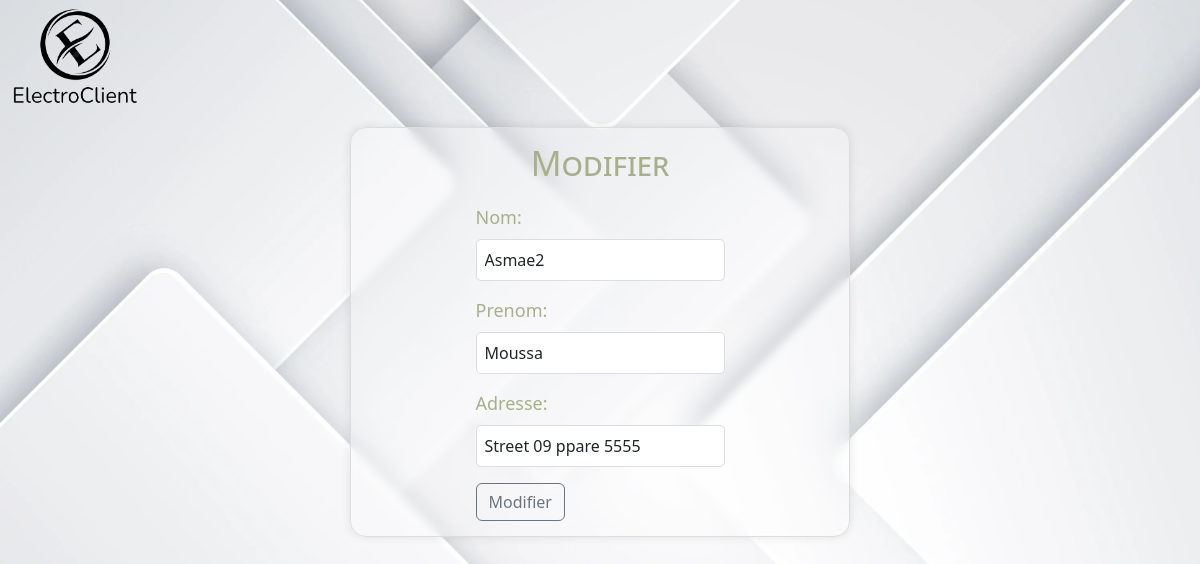
The app's page /modify.php?id=1 with its own data.
### tables this page shows
CREATE TABLE `client` (
  `id_client` int(11) NOT NULL,
  `nom` varchar(100) NOT NULL,
  `prenom` varchar(100) NOT NULL,
  `adresse` varchar(200) NOT NULL,
  `username` varchar(100) NOT NULL,
  `password` varchar(100) NOT NULL
);

### modify.php (the view, shortened to what this page needs)
<!DOCTYPE html>
<html lang="en">
<head>
    <link href="https://cdn.jsdelivr.net/npm/bootstrap@5.3.3/dist/css/bootstrap.min.css" rel="stylesheet"
>
</head>
<body>
    <?php
    $host = 'localhost';
    $dbname = 'gestionclfr';
    $username = 'root';
    $password = '';
    try {
        $conn = new PDO("mysql:host=$host;dbname=$dbname", $username, $password);
        $conn->setAttribute(PDO::ATTR_ERRMODE, PDO::ERRMODE_EXCEPTION);
        $id = isset($_GET['id']) ? $_GET['id'] : "";
        if ($id) {
            $stmt = $conn->prepare("SELECT * FROM client where id_client = :id");
            $stmt->bindParam(':id', $id);
            $stmt->execute();
            $client = $stmt->fetch(PDO::FETCH_ASSOC);
            if ($client) {
                ?>
                <div class="parent">
                    <div class="div1">
                        <img src="img/Screenshot_2024-02-21_221710-removebg-preview (1).png" width="150px" alt="">
                    </div>
                    <div class="div3">
                        <div class="conso-box">
                            <h2>Modifier</h2>
                            <form action="" method="post">
                                <div class="mb-3">
                                    <label for="nom" class="form-label">Nom:</label>
                                    <input type="text" class="form-control" id="nom" name="nom" required
                                        value="<?= $client['nom'] ?>">
                                </div>
                                <div class="mb-3">
                                    <label for="prenom" class="form-label">Prenom:</label>
                                    <input type="text" class="form-control" id="prenom" name="prenom" required
                                        value="<?= $client['prenom'] ?>">
                                </div>
                                <div class="mb-3">
                                    <label for="adresse" class="form-label">Adresse:</label>
                                    <input type="text" class="form-control" id="adresse" name="adresse" required
                                        value="<?= $client['adresse'] ?>">
                                </div>
                                <button type="submit" class="btn btn-outline-secondary">Modifier</button>
                            </form>
                        </div>
                    </div>
            </body>
            </html>
            <?php
            } else {
                echo "Client not found.";
            }
        } else {
            echo "Invalid client ID.";
        }
    } catch (PDOException $e) {
        echo 'Connection failed: ' . $e->getMessage();
    }
    ?>

### modify.php (style rules this page uses)
body { background-image: url("img/5594016-e1656071131636.webp"); background-position: center; background-size: cover; }
.conso-box { display: flex; flex-direction: column; align-items: center; width: 80%; max-width: 500px; padding: 15px; background: rgba(255, 255, 255, 0.2); border-radius: 16px; box-shadow: 0 4px 30px rgba(0, 0, 0, 0.1); backdrop-filter: blur(5px); -webkit-backdrop-filter: blur(5px); border: 1px solid rgba(255, 255, 255, 0.3); border: 1px solid #ddd; margin: 0 auto; box-shadow: 0px 0px 10px rgba(0, 0, 0, 0.1); }
.conso-box h2 { color: #A8AF8A; text-align: center; margin-bottom: 20px; font-size: 34px; font-variant: small-caps; }
.parent { display: grid; grid-template-columns: repeat(2, 1fr); grid-column-gap: 0px; grid-row-gap: 0px; }
.div1 { grid-area: 1 / 1 / 2 / 2; }
.div3 { grid-area: 2 / 1 / 3 / 3; }
label { color: #A8AF8A; font-size: 18px; margin-bottom: 5px; }
.form-control { width: 100%; padding: 8px; border: 1px solid #ddd; border-radius: 5px; }

### records on screen
client: nom "Asmae2", prenom "Moussa", adresse "Street 09 ppare 5555"
